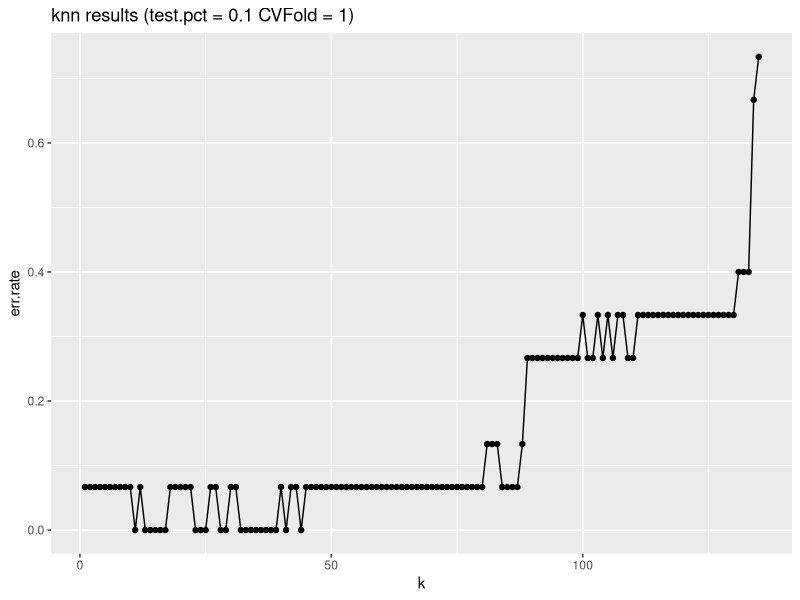
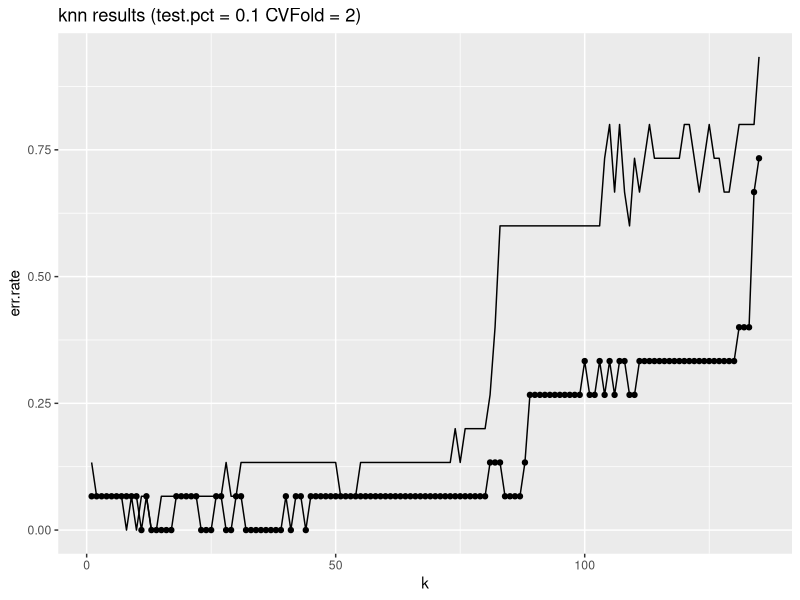
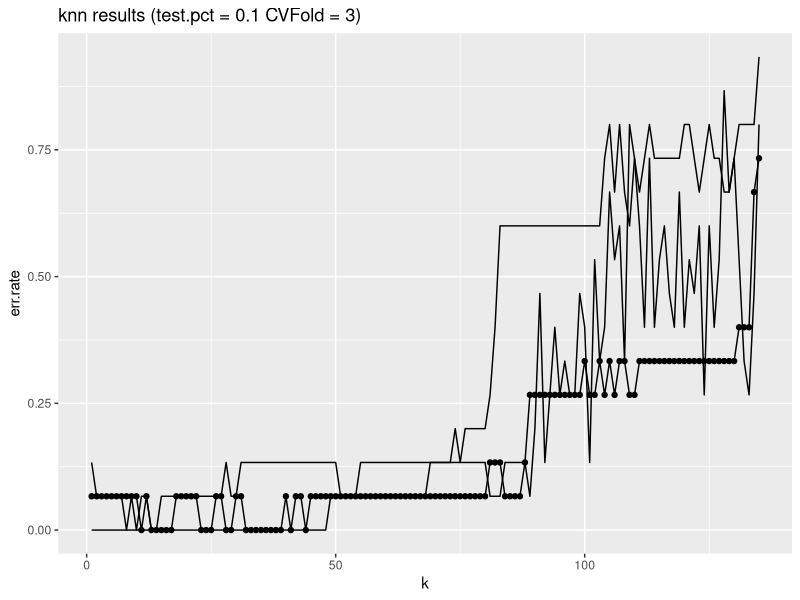
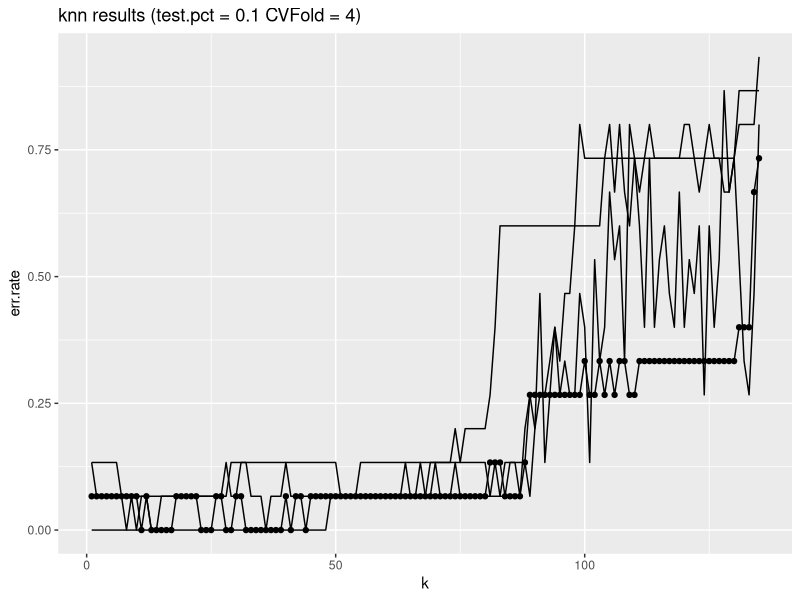
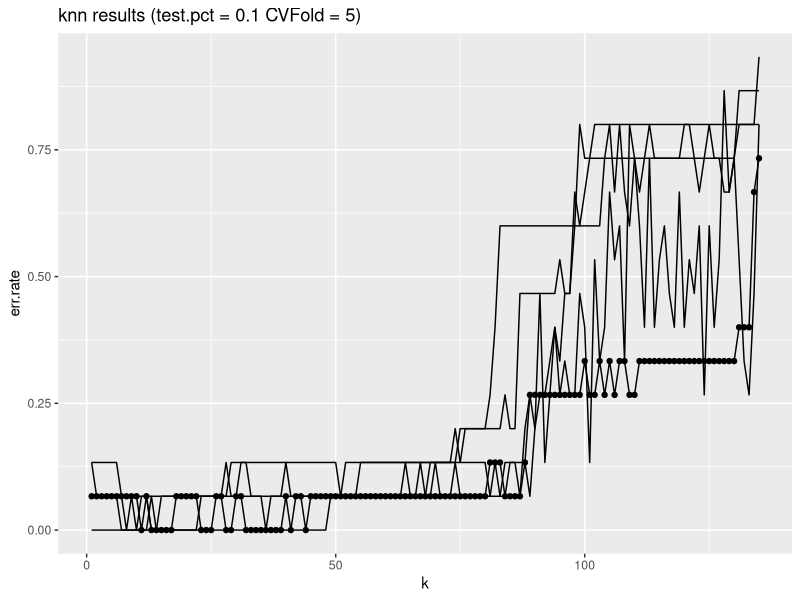
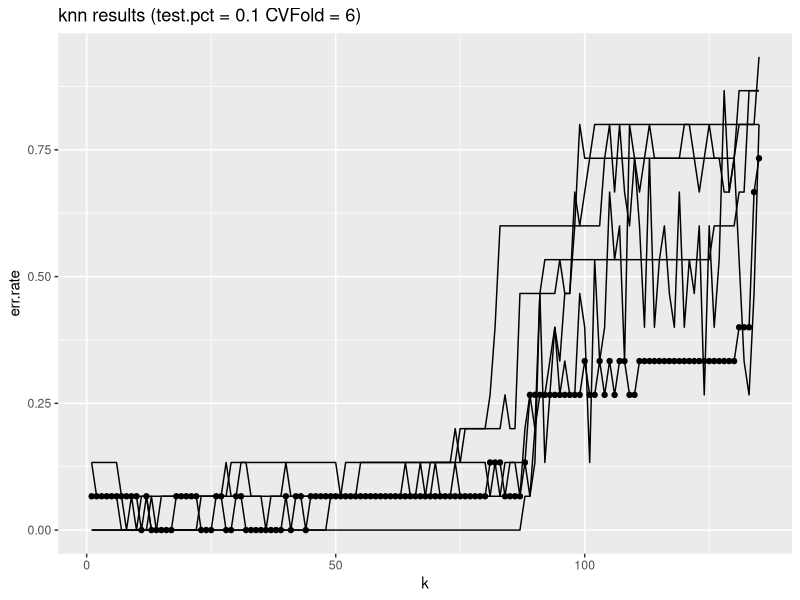
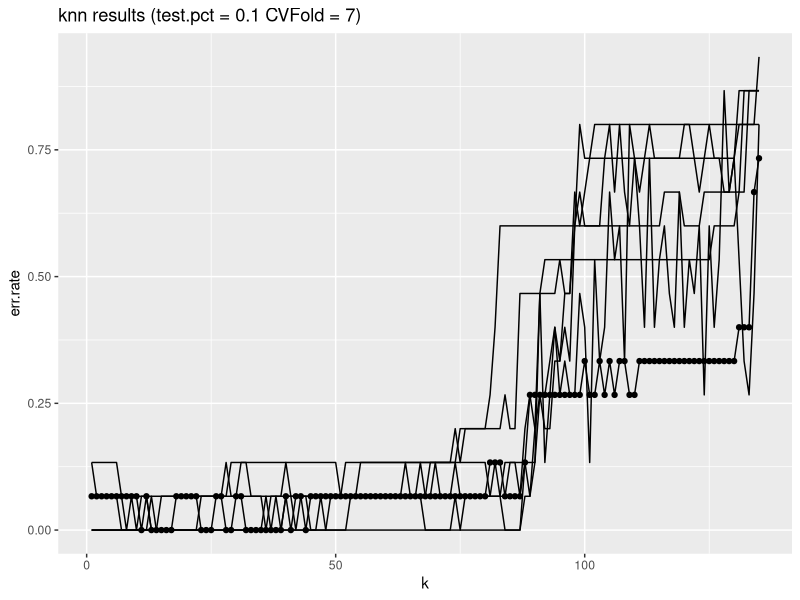
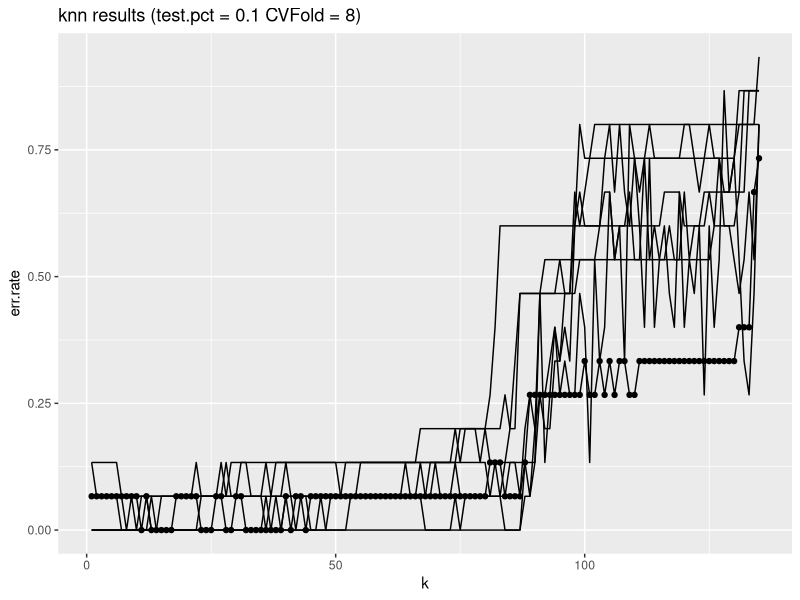

Reproduce these figures in R, in order.
#load required library
# First clear the workspace
rm(list = ls())
library(ggplot2)
library(class)

#################################################
# PREPROCESSING
#################################################

data <- iris                # create copy of iris dataframe
labels <- data$Species      # store labels
data$Species <- NULL        # remove labels from feature set (note: could
                            # alternatively use neg indices on column index in knn call)

#################################################
# TRAIN/TEST SPLIT
#################################################

set.seed(1)         # initialize random seed for consistency
                    # NOTE -- run for various seeds --> need for CV!

test.pct <- 0.1    # pct of data to use for test set
N <- nrow(data)     # total number of records (150)
  cerr.rates <- data.frame()       # initialize cumulative results object
for (fold in 1:10)
{
  test.index <- sample(1:N, replace = FALSE, test.pct * N)       # random sample of records (test set)
  test.data <- data[test.index, ] # get the test data first
  train.data <- data[-test.index, ]       # perform train/test split

  test.labels <- as.factor(as.matrix(labels)[test.index, ])     # extract test set labels
  train.labels <- as.factor(as.matrix(labels)[-test.index, ])     # extract training set labels
#################################################
# APPLY MODEL
#################################################

  err.rates <- data.frame()       # initialize results object
  max.k <- 135
  for (k in 1:max.k)              # perform fit for various values of k
  {
      knn.fit <- knn(train = train.data,          # training set
                      test = test.data,           # test set
                      cl = train.labels,          # true labels
                      k = k                       # number of NN to poll
                 )

#      cat('\n', 'fold = ', fold, ' k = ', k, ', test.pct = ', test.pct, '\n', sep='')     # print params
#      print(table(test.labels, knn.fit))          # print confusion matrix
      this.err <- sum(test.labels != knn.fit) / length(test.labels)    # store gzn err
      err.rates <- rbind(err.rates, this.err)     # append err to total results
#      cerr.rates <- rbind(cerr.rates, this.err)     # append err to total results
  }
if (fold==1) 
    cerr.rates <- err.rates
else
      cerr.rates <- cbind(cerr.rates , err.rates)     # append err to total results
# print (cerr.rates)


#################################################
# OUTPUT RESULTS
#################################################
  
# results <- data.frame(err.ratesmin:err.ratesmin+max.k, err.rates)   # create results summary data frame
  results <- data.frame(1:max.k, err.rates)   # create results summary data frame
  names(results) <- c('k', 'err.rate')        # label columns of results df

#  err.ratesmin <- 1+max.k
# create title for results plot
  title <- paste('knn results (test.pct = ', test.pct, ' CVFold = ', fold, ')', sep='')

# create results plot

if (fold > 1) 
 results.plot <- results.plot + geom_line(data = results, width = fold) 
else
  results.plot <- ggplot(results, aes(x=k, y=err.rate)) + geom_point() + geom_line()

  results.plot <- results.plot + ggtitle(title)

# draw results plot (note need for print stmt inside script to draw ggplot)
print(results.plot)
}
print (cerr.rates)
# cat('new print out', '\n')
# print(cerr.rates)
#   results <- data.frame(1:N, cerr.rates)   # create results summary data frame
#  results.plot <- ggplot(results, aes(x=k, y=cerr.rate)) + geom_point() + geom_line()
#################################################
# NOTES
#################################################

# what happens for high values (eg 100) of max.k? have a look at this plot:
# > results.plot <- ggplot(results, aes(x=k, y=err.rate)) + geom_smooth()

# our implementation here is pretty naive, meant to illustrate concepts rather
# than to be maximally efficient...see alt impl in DMwR package (with feature
# scaling):
#
# > install.packages('DMwR')
# > library(DMwR)
# > knn

# ed. note: how not to do it (black box)
# http://en.wikibooks.org/wiki/Data_Mining_Algorithms_In_R/Classification/kNN

# R docs
# http://cran.r-project.org/web/packages/class/class.pdf
# http://cran.r-project.org/web/packages/DMwR/DMwR.pdf
